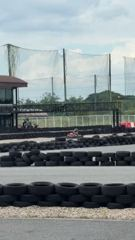
#> input picture site/assets/media/raw/raw1.jpg, 135 x 240 px
$ python depth_slices.py ../site/assets/media/raw/raw1.jpg ../site/assets/media/raw/raw2.jpg ../site/assets/media/raw/raw2.jpg 5
#> lines starting #> are read from the running program, lines starting #| are printed output that depends on the picture
"""Depth slices for a 2.5D camera move on a photo (the "depth3d" clip option).

Usage: python3 scripts/depth_slices.py <depth.png> <outdir> <base> <layers>

From a depth map (white = near), writes <outdir>/<base>.d<k>.png for k = 1..layers-1:
alpha masks of everything nearer than threshold k (soft-edged), at half resolution. The
renderer stacks the photo masked by each, far to near, and pushes nearer layers in more,
so the shot moves like footage from a slider: near things slide past faster.
"""
import sys
import numpy as np
from PIL import Image, ImageFilter

depth_path, outdir, base, layers = sys.argv[1], sys.argv[2], sys.argv[3], int(sys.argv[4])
d = Image.open(depth_path).convert("L").resize((540, 960), Image.BILINEAR).filter(ImageFilter.GaussianBlur(2.5))
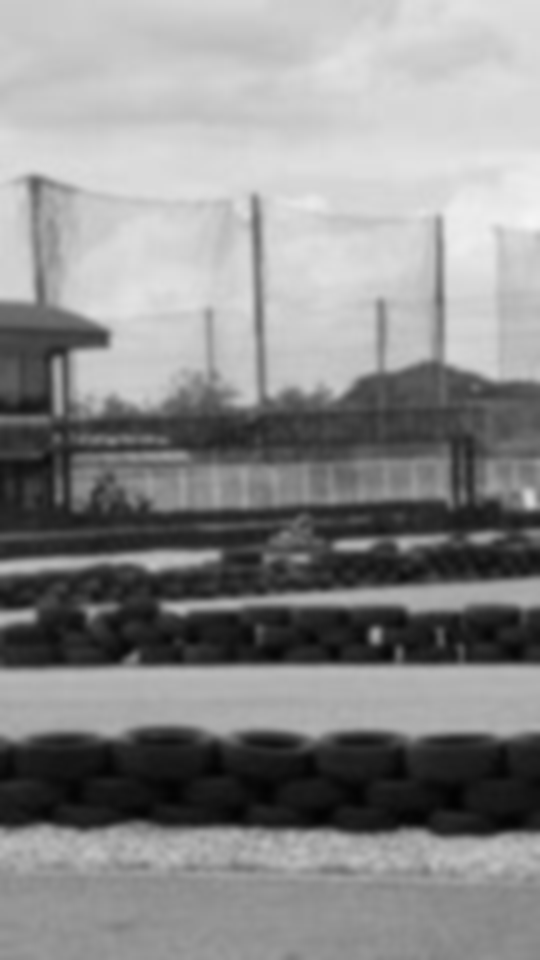
#> d: PIL image 540x960 L; min 3, max 245, mean 137.9
a = np.asarray(d, np.float32) / 255
# Everything far (sky, distant trees) is one flat background plane: the model's depth
# there is uneven, and slicing it smeared the clouds into streaks. The slices are spaced
# evenly from that plane to the nearest objects.
FAR = 0.15
a = np.where(a < FAR, 0.0, a)
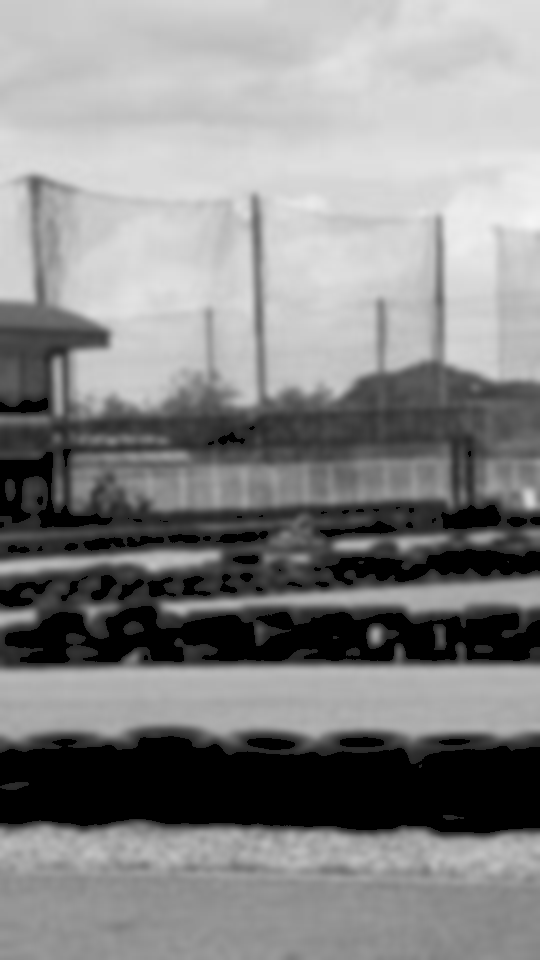
#> a: shape (960, 540) float32; min 0, max 0.961, mean 0.527
qs = np.linspace(FAR, float(np.quantile(a, 0.995)) * 0.95, layers - 1)
#> qs = [0.15, 0.389, 0.629, 0.868]
soft = 0.03
for k, th in enumerate(qs, 1):
    m = np.clip((a - th) / soft + 0.5, 0, 1)
    # CSS masks use alpha: white with the mask in the alpha channel.
    rgba = Image.new("RGBA", (540, 960), (255, 255, 255, 0))
    rgba.putalpha(Image.fromarray((m * 255).astype(np.uint8), "L"))
    rgba.save(f"{outdir}/{base}.d{k}.png")
#> this loop made 4 passes
#> pass 1, `m = np.clip((a - th) / soft + 0.5, 0, 1)`:
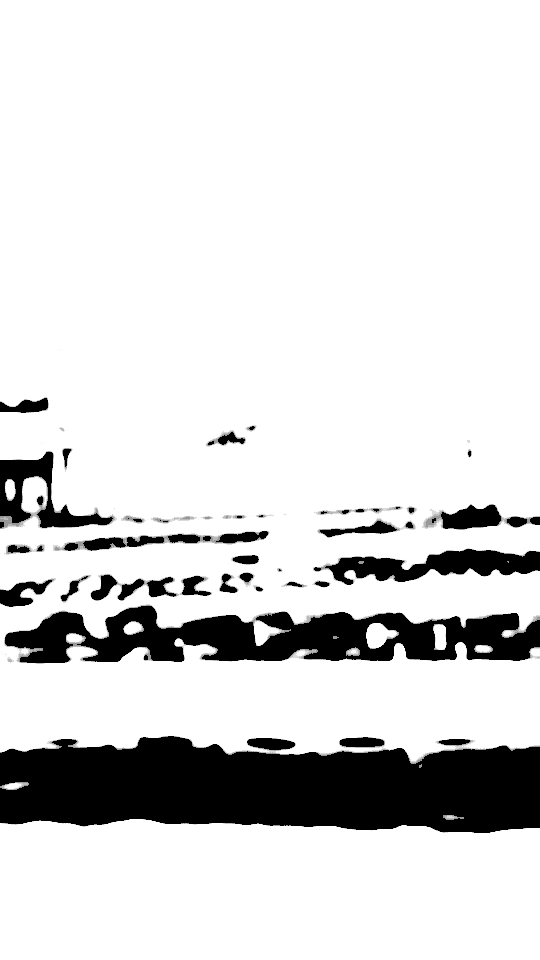
#> m: shape (960, 540) float32; min 0, max 1, mean 0.854
#> pass 2, `m = np.clip((a - th) / soft + 0.5, 0, 1)`:
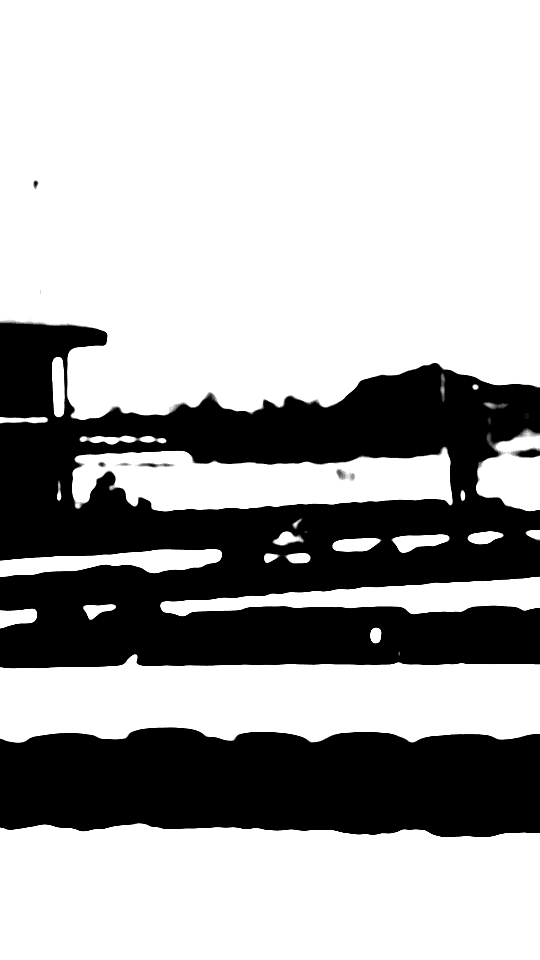
#> m: shape (960, 540) float32; min 0, max 1, mean 0.678
print(f"depth slices {base}: {layers - 1} masks, thresholds {', '.join(f'{t:.2f}' for t in qs)}")
#| depth slices ../site/assets/media/raw/raw2.jpg: 4 masks, thresholds 0.15, 0.39, 0.63, 0.87

$ run again, on site/assets/media/raw/raw3.jpg
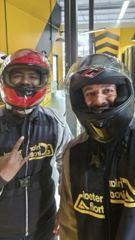
#> input picture site/assets/media/raw/raw3.jpg, 135 x 240 px
#> `a = np.where(a < FAR, 0.0, a)`:
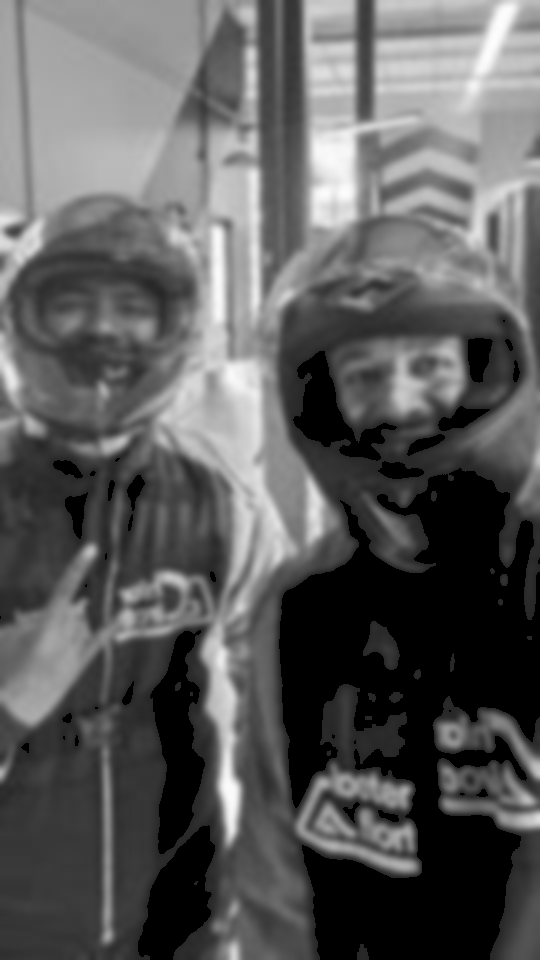
#> a: shape (960, 540) float32; min 0, max 0.992, mean 0.36
#> the loop `for k, th in enumerate(qs, 1):` made 4 passes
#> pass 2, `m = np.clip((a - th) / soft + 0.5, 0, 1)`:
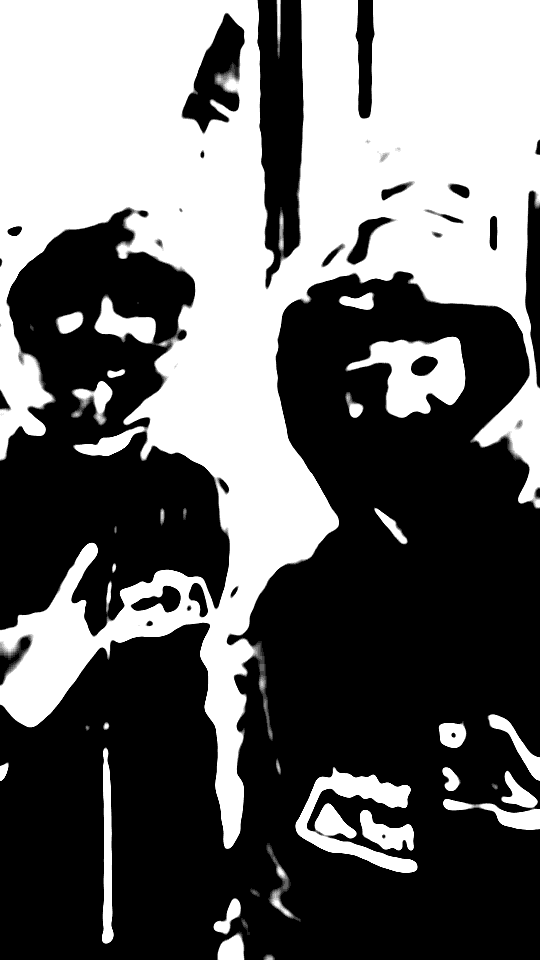
#> m: shape (960, 540) float32; min 0, max 1, mean 0.413
#| depth slices ../site/assets/media/raw/raw3.jpg: 4 masks, thresholds 0.15, 0.40, 0.65, 0.90

$ run again, on site/assets/media/raw/raw4.jpg
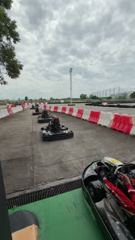
#> input picture site/assets/media/raw/raw4.jpg, 135 x 240 px
#> `a = np.where(a < FAR, 0.0, a)`:
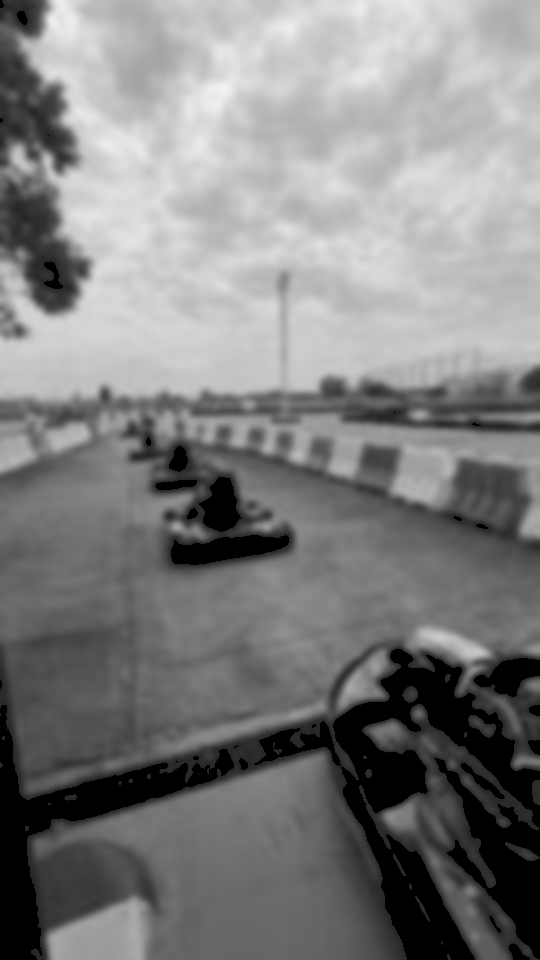
#> a: shape (960, 540) float32; min 0, max 0.949, mean 0.498
#> the loop `for k, th in enumerate(qs, 1):` made 4 passes
#> pass 2, `m = np.clip((a - th) / soft + 0.5, 0, 1)`:
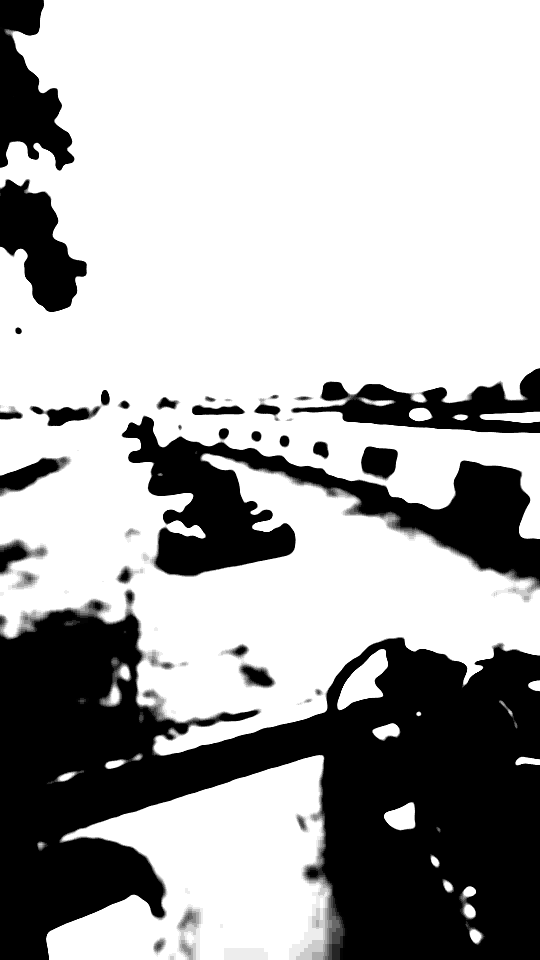
#> m: shape (960, 540) float32; min 0, max 1, mean 0.678
#| depth slices ../site/assets/media/raw/raw4.jpg: 4 masks, thresholds 0.15, 0.38, 0.62, 0.85

$ run again, on site/assets/media/raw/raw5.jpg
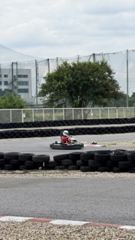
#> input picture site/assets/media/raw/raw5.jpg, 135 x 240 px
#> `a = np.where(a < FAR, 0.0, a)`:
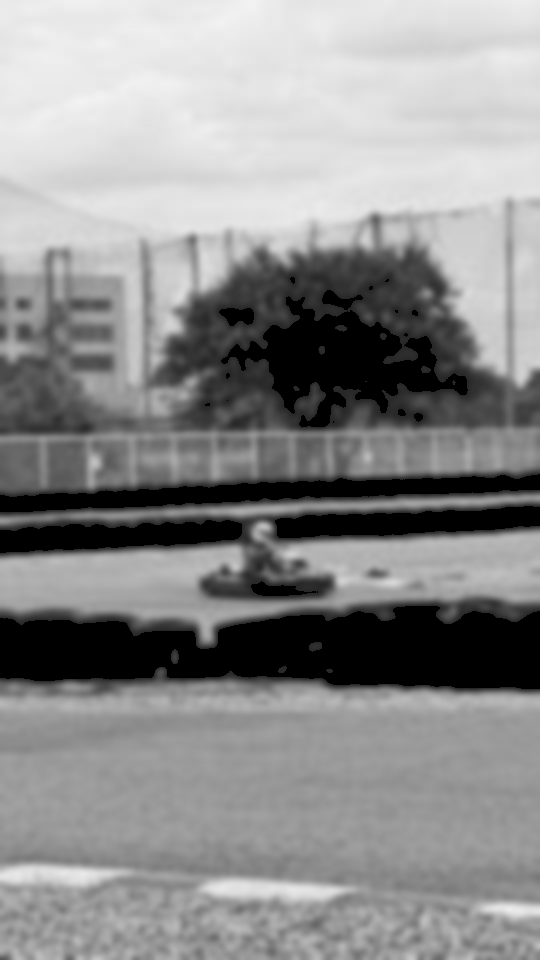
#> a: shape (960, 540) float32; min 0, max 0.949, mean 0.55
#> the loop `for k, th in enumerate(qs, 1):` made 4 passes
#> pass 2, `m = np.clip((a - th) / soft + 0.5, 0, 1)`:
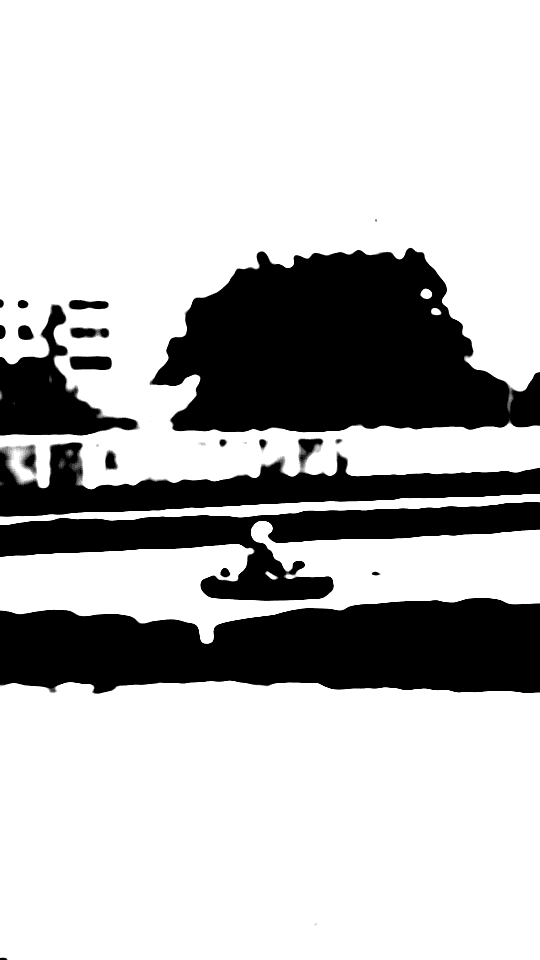
#> m: shape (960, 540) float32; min 0, max 1, mean 0.737
#| depth slices ../site/assets/media/raw/raw5.jpg: 4 masks, thresholds 0.15, 0.40, 0.64, 0.89
